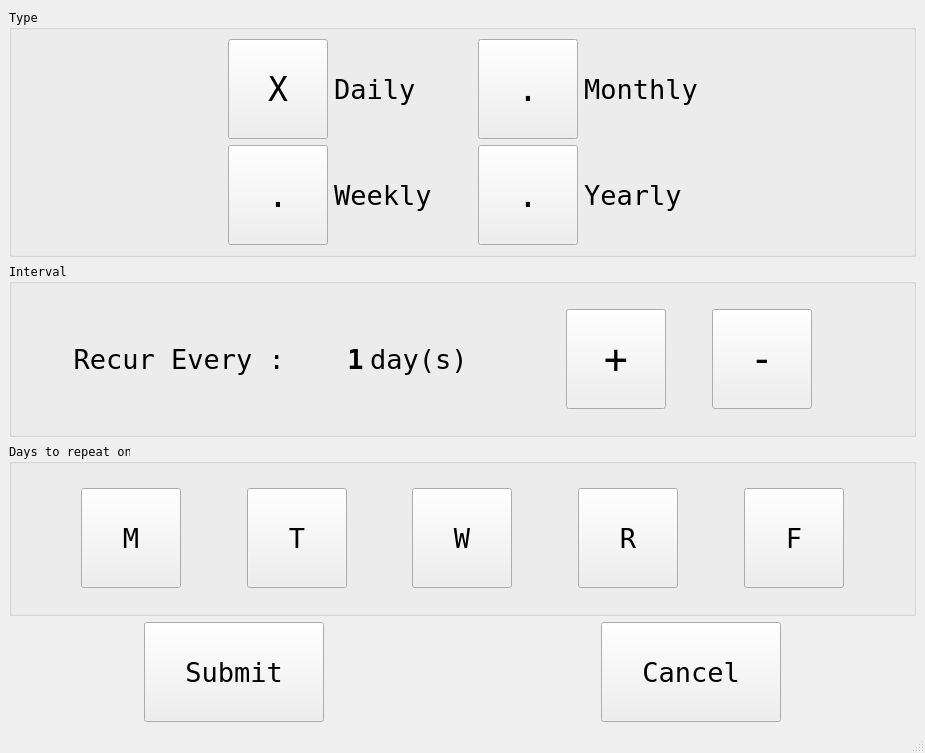
<?xml version="1.0" encoding="UTF-8"?>
<ui version="4.0">
 <class>ConfigureRepetition</class>
 <widget class="QMainWindow" name="ConfigureRepetition">
  <property name="geometry">
   <rect>
    <x>0</x>
    <y>0</y>
    <width>925</width>
    <height>753</height>
   </rect>
  </property>
  <property name="windowTitle">
   <string>MainWindow</string>
  </property>
  <widget class="QWidget" name="centralwidget">
   <layout class="QVBoxLayout" name="verticalLayout_3">
    <item>
     <widget class="QGroupBox" name="groupBox">
      <property name="font">
       <font>
        <family>Terminal</family>
       </font>
      </property>
      <property name="title">
       <string>Type</string>
      </property>
      <layout class="QVBoxLayout" name="verticalLayout">
       <item>
        <layout class="QHBoxLayout" name="horizontalLayout_10">
         <item>
          <spacer name="horizontalSpacer_9">
           <property name="orientation">
            <enum>Qt::Horizontal</enum>
           </property>
           <property name="sizeHint" stdset="0">
            <size>
             <width>40</width>
             <height>20</height>
            </size>
           </property>
          </spacer>
         </item>
         <item>
          <layout class="QHBoxLayout" name="horizontalLayout_6">
           <item>
            <layout class="QHBoxLayout" name="horizontalLayout">
             <item>
              <widget class="QPushButton" name="dailySelect">
               <property name="sizePolicy">
                <sizepolicy hsizetype="Fixed" vsizetype="Fixed">
                 <horstretch>0</horstretch>
                 <verstretch>0</verstretch>
                </sizepolicy>
               </property>
               <property name="minimumSize">
                <size>
                 <width>100</width>
                 <height>100</height>
                </size>
               </property>
               <property name="maximumSize">
                <size>
                 <width>100</width>
                 <height>100</height>
                </size>
               </property>
               <property name="font">
                <font>
                 <family>Terminal</family>
                 <pointsize>25</pointsize>
                </font>
               </property>
               <property name="text">
                <string>X</string>
               </property>
              </widget>
             </item>
             <item>
              <widget class="QLabel" name="label">
               <property name="font">
                <font>
                 <family>Terminal</family>
                 <pointsize>20</pointsize>
                </font>
               </property>
               <property name="text">
                <string>Daily </string>
               </property>
              </widget>
             </item>
            </layout>
           </item>
           <item>
            <spacer name="horizontalSpacer">
             <property name="orientation">
              <enum>Qt::Horizontal</enum>
             </property>
             <property name="sizeHint" stdset="0">
              <size>
               <width>40</width>
               <height>20</height>
              </size>
             </property>
            </spacer>
           </item>
           <item>
            <layout class="QHBoxLayout" name="horizontalLayout_5">
             <item>
              <widget class="QPushButton" name="monthSelect">
               <property name="sizePolicy">
                <sizepolicy hsizetype="Fixed" vsizetype="Fixed">
                 <horstretch>0</horstretch>
                 <verstretch>0</verstretch>
                </sizepolicy>
               </property>
               <property name="minimumSize">
                <size>
                 <width>100</width>
                 <height>100</height>
                </size>
               </property>
               <property name="maximumSize">
                <size>
                 <width>100</width>
                 <height>100</height>
                </size>
               </property>
               <property name="font">
                <font>
                 <family>Terminal</family>
                 <pointsize>25</pointsize>
                </font>
               </property>
               <property name="text">
                <string>.</string>
               </property>
              </widget>
             </item>
             <item>
              <widget class="QLabel" name="label_5">
               <property name="font">
                <font>
                 <family>Terminal</family>
                 <pointsize>20</pointsize>
                </font>
               </property>
               <property name="text">
                <string>Monthly</string>
               </property>
              </widget>
             </item>
            </layout>
           </item>
          </layout>
         </item>
         <item>
          <spacer name="horizontalSpacer_12">
           <property name="orientation">
            <enum>Qt::Horizontal</enum>
           </property>
           <property name="sizeHint" stdset="0">
            <size>
             <width>40</width>
             <height>20</height>
            </size>
           </property>
          </spacer>
         </item>
        </layout>
       </item>
       <item>
        <layout class="QHBoxLayout" name="horizontalLayout_11">
         <item>
          <spacer name="horizontalSpacer_10">
           <property name="orientation">
            <enum>Qt::Horizontal</enum>
           </property>
           <property name="sizeHint" stdset="0">
            <size>
             <width>40</width>
             <height>20</height>
            </size>
           </property>
          </spacer>
         </item>
         <item>
          <layout class="QHBoxLayout" name="horizontalLayout_4">
           <item>
            <layout class="QHBoxLayout" name="horizontalLayout_2">
             <item>
              <widget class="QPushButton" name="weeklyButton">
               <property name="sizePolicy">
                <sizepolicy hsizetype="Fixed" vsizetype="Fixed">
                 <horstretch>0</horstretch>
                 <verstretch>0</verstretch>
                </sizepolicy>
               </property>
               <property name="minimumSize">
                <size>
                 <width>100</width>
                 <height>100</height>
                </size>
               </property>
               <property name="maximumSize">
                <size>
                 <width>100</width>
                 <height>100</height>
                </size>
               </property>
               <property name="font">
                <font>
                 <family>Terminal</family>
                 <pointsize>25</pointsize>
                </font>
               </property>
               <property name="text">
                <string>.</string>
               </property>
              </widget>
             </item>
             <item>
              <widget class="QLabel" name="label_2">
               <property name="font">
                <font>
                 <family>Terminal</family>
                 <pointsize>20</pointsize>
                </font>
               </property>
               <property name="text">
                <string>Weekly</string>
               </property>
              </widget>
             </item>
            </layout>
           </item>
           <item>
            <spacer name="horizontalSpacer_2">
             <property name="orientation">
              <enum>Qt::Horizontal</enum>
             </property>
             <property name="sizeHint" stdset="0">
              <size>
               <width>40</width>
               <height>20</height>
              </size>
             </property>
            </spacer>
           </item>
           <item>
            <layout class="QHBoxLayout" name="horizontalLayout_3">
             <item>
              <widget class="QPushButton" name="yearlyButton">
               <property name="sizePolicy">
                <sizepolicy hsizetype="Fixed" vsizetype="Fixed">
                 <horstretch>0</horstretch>
                 <verstretch>0</verstretch>
                </sizepolicy>
               </property>
               <property name="minimumSize">
                <size>
                 <width>100</width>
                 <height>100</height>
                </size>
               </property>
               <property name="maximumSize">
                <size>
                 <width>100</width>
                 <height>100</height>
                </size>
               </property>
               <property name="font">
                <font>
                 <family>Terminal</family>
                 <pointsize>25</pointsize>
                </font>
               </property>
               <property name="text">
                <string>.</string>
               </property>
              </widget>
             </item>
             <item>
              <widget class="QLabel" name="label_3">
               <property name="font">
                <font>
                 <family>Terminal</family>
                 <pointsize>20</pointsize>
                </font>
               </property>
               <property name="text">
                <string>Yearly </string>
               </property>
              </widget>
             </item>
            </layout>
           </item>
          </layout>
         </item>
         <item>
          <spacer name="horizontalSpacer_11">
           <property name="orientation">
            <enum>Qt::Horizontal</enum>
           </property>
           <property name="sizeHint" stdset="0">
            <size>
             <width>40</width>
             <height>20</height>
            </size>
           </property>
          </spacer>
         </item>
        </layout>
       </item>
      </layout>
     </widget>
    </item>
    <item>
     <widget class="QGroupBox" name="groupBox_2">
      <property name="font">
       <font>
        <family>Terminal</family>
       </font>
      </property>
      <property name="title">
       <string>Interval</string>
      </property>
      <layout class="QVBoxLayout" name="verticalLayout_2">
       <item>
        <layout class="QHBoxLayout" name="horizontalLayout_9">
         <item>
          <spacer name="horizontalSpacer_23">
           <property name="orientation">
            <enum>Qt::Horizontal</enum>
           </property>
           <property name="sizeHint" stdset="0">
            <size>
             <width>40</width>
             <height>20</height>
            </size>
           </property>
          </spacer>
         </item>
         <item>
          <layout class="QHBoxLayout" name="horizontalLayout_7">
           <item>
            <widget class="QLabel" name="label_4">
             <property name="font">
              <font>
               <family>Terminal</family>
               <pointsize>20</pointsize>
              </font>
             </property>
             <property name="text">
              <string>Recur Every : </string>
             </property>
             <property name="alignment">
              <set>Qt::AlignRight|Qt::AlignTrailing|Qt::AlignVCenter</set>
             </property>
            </widget>
           </item>
           <item>
            <spacer name="horizontalSpacer_3">
             <property name="orientation">
              <enum>Qt::Horizontal</enum>
             </property>
             <property name="sizeHint" stdset="0">
              <size>
               <width>40</width>
               <height>20</height>
              </size>
             </property>
            </spacer>
           </item>
           <item>
            <widget class="QLabel" name="numberLabel">
             <property name="font">
              <font>
               <family>Terminal</family>
               <pointsize>20</pointsize>
               <weight>75</weight>
               <italic>false</italic>
               <bold>true</bold>
               <underline>false</underline>
              </font>
             </property>
             <property name="text">
              <string>1</string>
             </property>
             <property name="alignment">
              <set>Qt::AlignCenter</set>
             </property>
            </widget>
           </item>
           <item>
            <widget class="QLabel" name="intervalLabel">
             <property name="font">
              <font>
               <family>Terminal</family>
               <pointsize>20</pointsize>
              </font>
             </property>
             <property name="text">
              <string>day(s)</string>
             </property>
            </widget>
           </item>
          </layout>
         </item>
         <item>
          <spacer name="horizontalSpacer_8">
           <property name="orientation">
            <enum>Qt::Horizontal</enum>
           </property>
           <property name="sizeHint" stdset="0">
            <size>
             <width>40</width>
             <height>20</height>
            </size>
           </property>
          </spacer>
         </item>
         <item>
          <layout class="QHBoxLayout" name="horizontalLayout_8">
           <item>
            <spacer name="horizontalSpacer_6">
             <property name="orientation">
              <enum>Qt::Horizontal</enum>
             </property>
             <property name="sizeHint" stdset="0">
              <size>
               <width>40</width>
               <height>20</height>
              </size>
             </property>
            </spacer>
           </item>
           <item>
            <widget class="QPushButton" name="addNumButton">
             <property name="minimumSize">
              <size>
               <width>100</width>
               <height>100</height>
              </size>
             </property>
             <property name="maximumSize">
              <size>
               <width>100</width>
               <height>100</height>
              </size>
             </property>
             <property name="font">
              <font>
               <family>Terminal</family>
               <pointsize>30</pointsize>
              </font>
             </property>
             <property name="text">
              <string>+</string>
             </property>
            </widget>
           </item>
           <item>
            <spacer name="horizontalSpacer_5">
             <property name="orientation">
              <enum>Qt::Horizontal</enum>
             </property>
             <property name="sizeHint" stdset="0">
              <size>
               <width>40</width>
               <height>20</height>
              </size>
             </property>
            </spacer>
           </item>
           <item>
            <widget class="QPushButton" name="subNumButton">
             <property name="minimumSize">
              <size>
               <width>100</width>
               <height>100</height>
              </size>
             </property>
             <property name="maximumSize">
              <size>
               <width>100</width>
               <height>100</height>
              </size>
             </property>
             <property name="font">
              <font>
               <family>Terminal</family>
               <pointsize>30</pointsize>
              </font>
             </property>
             <property name="text">
              <string>-</string>
             </property>
            </widget>
           </item>
           <item>
            <spacer name="horizontalSpacer_7">
             <property name="orientation">
              <enum>Qt::Horizontal</enum>
             </property>
             <property name="sizeHint" stdset="0">
              <size>
               <width>40</width>
               <height>20</height>
              </size>
             </property>
            </spacer>
           </item>
          </layout>
         </item>
         <item>
          <spacer name="horizontalSpacer_22">
           <property name="orientation">
            <enum>Qt::Horizontal</enum>
           </property>
           <property name="sizeHint" stdset="0">
            <size>
             <width>40</width>
             <height>20</height>
            </size>
           </property>
          </spacer>
         </item>
        </layout>
       </item>
      </layout>
     </widget>
    </item>
    <item>
     <widget class="QGroupBox" name="groupBox_3">
      <property name="font">
       <font>
        <family>Terminal</family>
       </font>
      </property>
      <property name="title">
       <string>Days to repeat on</string>
      </property>
      <layout class="QHBoxLayout" name="horizontalLayout_13">
       <item>
        <spacer name="horizontalSpacer_4">
         <property name="orientation">
          <enum>Qt::Horizontal</enum>
         </property>
         <property name="sizeHint" stdset="0">
          <size>
           <width>40</width>
           <height>20</height>
          </size>
         </property>
        </spacer>
       </item>
       <item>
        <widget class="QPushButton" name="monday">
         <property name="minimumSize">
          <size>
           <width>100</width>
           <height>100</height>
          </size>
         </property>
         <property name="maximumSize">
          <size>
           <width>100</width>
           <height>100</height>
          </size>
         </property>
         <property name="font">
          <font>
           <family>Terminal</family>
           <pointsize>20</pointsize>
          </font>
         </property>
         <property name="text">
          <string>M</string>
         </property>
        </widget>
       </item>
       <item>
        <spacer name="horizontalSpacer_18">
         <property name="orientation">
          <enum>Qt::Horizontal</enum>
         </property>
         <property name="sizeHint" stdset="0">
          <size>
           <width>40</width>
           <height>20</height>
          </size>
         </property>
        </spacer>
       </item>
       <item>
        <widget class="QPushButton" name="tuesday">
         <property name="minimumSize">
          <size>
           <width>100</width>
           <height>100</height>
          </size>
         </property>
         <property name="maximumSize">
          <size>
           <width>100</width>
           <height>100</height>
          </size>
         </property>
         <property name="font">
          <font>
           <family>Terminal</family>
           <pointsize>20</pointsize>
          </font>
         </property>
         <property name="text">
          <string>T</string>
         </property>
        </widget>
       </item>
       <item>
        <spacer name="horizontalSpacer_19">
         <property name="orientation">
          <enum>Qt::Horizontal</enum>
         </property>
         <property name="sizeHint" stdset="0">
          <size>
           <width>40</width>
           <height>20</height>
          </size>
         </property>
        </spacer>
       </item>
       <item>
        <widget class="QPushButton" name="wednesday">
         <property name="minimumSize">
          <size>
           <width>100</width>
           <height>100</height>
          </size>
         </property>
         <property name="maximumSize">
          <size>
           <width>100</width>
           <height>100</height>
          </size>
         </property>
         <property name="font">
          <font>
           <family>Terminal</family>
           <pointsize>20</pointsize>
          </font>
         </property>
         <property name="text">
          <string>W</string>
         </property>
        </widget>
       </item>
       <item>
        <spacer name="horizontalSpacer_20">
         <property name="orientation">
          <enum>Qt::Horizontal</enum>
         </property>
         <property name="sizeHint" stdset="0">
          <size>
           <width>40</width>
           <height>20</height>
          </size>
         </property>
        </spacer>
       </item>
       <item>
        <widget class="QPushButton" name="thursday">
         <property name="minimumSize">
          <size>
           <width>100</width>
           <height>100</height>
          </size>
         </property>
         <property name="maximumSize">
          <size>
           <width>100</width>
           <height>100</height>
          </size>
         </property>
         <property name="font">
          <font>
           <family>Terminal</family>
           <pointsize>20</pointsize>
          </font>
         </property>
         <property name="text">
          <string>R</string>
         </property>
        </widget>
       </item>
       <item>
        <spacer name="horizontalSpacer_21">
         <property name="orientation">
          <enum>Qt::Horizontal</enum>
         </property>
         <property name="sizeHint" stdset="0">
          <size>
           <width>40</width>
           <height>20</height>
          </size>
         </property>
        </spacer>
       </item>
       <item>
        <widget class="QPushButton" name="friday">
         <property name="minimumSize">
          <size>
           <width>100</width>
           <height>100</height>
          </size>
         </property>
         <property name="maximumSize">
          <size>
           <width>100</width>
           <height>100</height>
          </size>
         </property>
         <property name="font">
          <font>
           <family>Terminal</family>
           <pointsize>20</pointsize>
          </font>
         </property>
         <property name="text">
          <string>F</string>
         </property>
        </widget>
       </item>
       <item>
        <spacer name="horizontalSpacer_17">
         <property name="orientation">
          <enum>Qt::Horizontal</enum>
         </property>
         <property name="sizeHint" stdset="0">
          <size>
           <width>40</width>
           <height>20</height>
          </size>
         </property>
        </spacer>
       </item>
      </layout>
     </widget>
    </item>
    <item>
     <layout class="QHBoxLayout" name="horizontalLayout_12">
      <item>
       <spacer name="horizontalSpacer_13">
        <property name="orientation">
         <enum>Qt::Horizontal</enum>
        </property>
        <property name="sizeHint" stdset="0">
         <size>
          <width>40</width>
          <height>20</height>
         </size>
        </property>
       </spacer>
      </item>
      <item>
       <widget class="QPushButton" name="submitButton">
        <property name="minimumSize">
         <size>
          <width>180</width>
          <height>100</height>
         </size>
        </property>
        <property name="font">
         <font>
          <family>Terminal</family>
          <pointsize>20</pointsize>
         </font>
        </property>
        <property name="text">
         <string>Submit</string>
        </property>
       </widget>
      </item>
      <item>
       <spacer name="horizontalSpacer_14">
        <property name="orientation">
         <enum>Qt::Horizontal</enum>
        </property>
        <property name="sizeHint" stdset="0">
         <size>
          <width>40</width>
          <height>20</height>
         </size>
        </property>
       </spacer>
      </item>
      <item>
       <spacer name="horizontalSpacer_15">
        <property name="orientation">
         <enum>Qt::Horizontal</enum>
        </property>
        <property name="sizeHint" stdset="0">
         <size>
          <width>40</width>
          <height>20</height>
         </size>
        </property>
       </spacer>
      </item>
      <item>
       <widget class="QPushButton" name="cancelButton">
        <property name="minimumSize">
         <size>
          <width>180</width>
          <height>100</height>
         </size>
        </property>
        <property name="font">
         <font>
          <family>Terminal</family>
          <pointsize>20</pointsize>
         </font>
        </property>
        <property name="text">
         <string>Cancel</string>
        </property>
       </widget>
      </item>
      <item>
       <spacer name="horizontalSpacer_16">
        <property name="orientation">
         <enum>Qt::Horizontal</enum>
        </property>
        <property name="sizeHint" stdset="0">
         <size>
          <width>40</width>
          <height>20</height>
         </size>
        </property>
       </spacer>
      </item>
     </layout>
    </item>
   </layout>
  </widget>
  <widget class="QMenuBar" name="menubar">
   <property name="geometry">
    <rect>
     <x>0</x>
     <y>0</y>
     <width>925</width>
     <height>21</height>
    </rect>
   </property>
  </widget>
  <widget class="QStatusBar" name="statusbar"/>
 </widget>
 <resources/>
 <connections/>
</ui>
